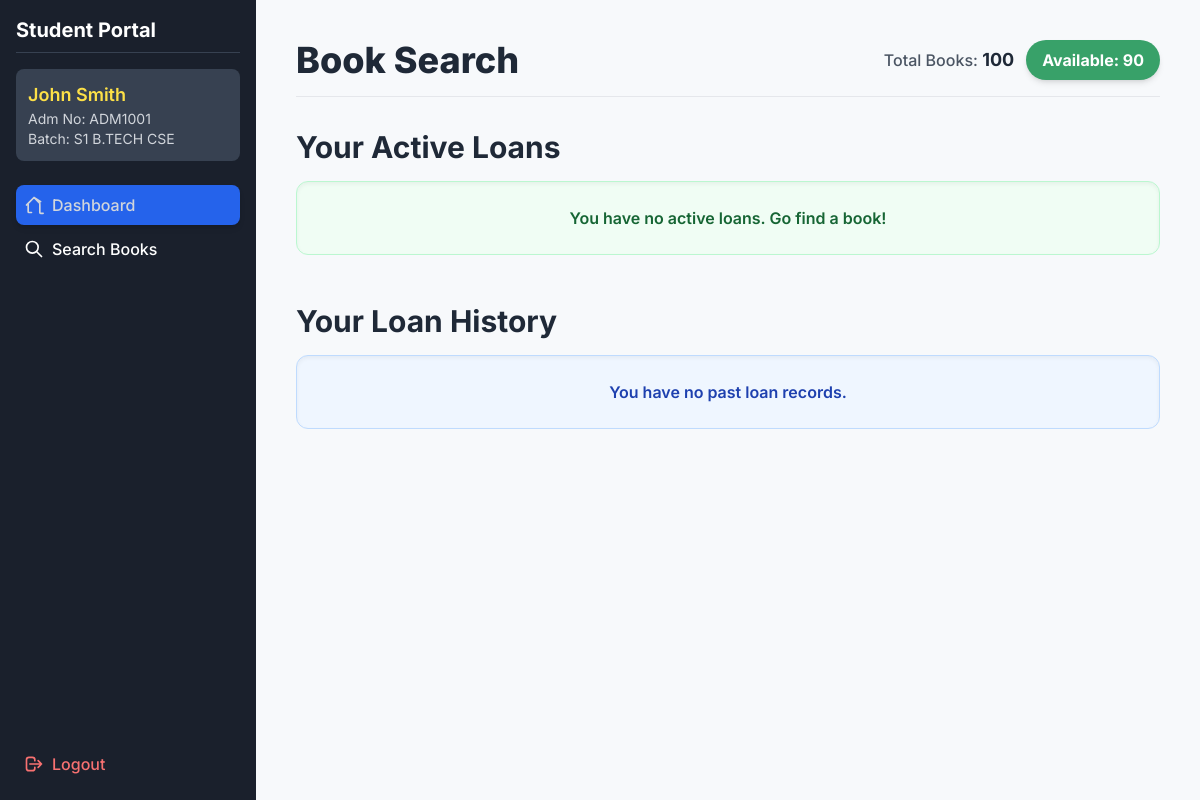
Screenshot of /student_dashboard (signed in) with the database file from the repository.
### tables this page shows
CREATE TABLE students (
                            id INTEGER PRIMARY KEY AUTOINCREMENT,
                            admission_no TEXT UNIQUE NOT NULL,
                            name TEXT NOT NULL,
                            batch TEXT NOT NULL
                        );

### app.py (the view)
@app.route('/student_dashboard')
@student_login_required
def student_dashboard():
    student_adm_no = session.get('student_adm_no')
    with get_connection() as conn:
        student_record = conn.execute("SELECT id, name, batch FROM students WHERE admission_no=?", (student_adm_no,)).fetchone()
        if not student_record:
            flash("Could not find your student profile.", "danger")
            return redirect(url_for('student_logout'))
        student_id = student_record['id']
        active_loans = conn.execute("""
            SELECT t.id, t.issue_date, t.due_date,
                   COALESCE(b.name, '[DELETED BOOK]') AS book_name,
                   COALESCE(b.custom_id, '-') AS custom_id,
                   t.due_date < date('now') AS is_overdue
            FROM transactions t
            LEFT JOIN books b ON t.book_id = b.id
            WHERE t.student_id = ? AND t.return_date IS NULL
            ORDER BY t.due_date ASC
        """, (student_id,)).fetchall()
        loan_history = conn.execute("""
            SELECT t.issue_date, t.return_date, COALESCE(b.name, '[DELETED BOOK]') AS book_name
            FROM transactions t
            LEFT JOIN books b ON t.book_id = b.id
            WHERE t.student_id = ? AND t.return_date IS NOT NULL
            ORDER BY t.return_date DESC
        """, (student_id,)).fetchall()
        book_availability = conn.execute("""
            SELECT SUM(CASE WHEN available = 1 THEN 1 ELSE 0 END) AS available_count,
                   COUNT(id) AS total_count
            FROM books
        """).fetchone()
    return render_template('student_dashboard.html',
                           active_loans=active_loans,
                           loan_history=loan_history, # Pass new history data
                           availability=book_availability,
                           student_info=student_record)

### app.py (called while the page is built)
def get_connection():
    return SQLiteContext(DB_NAME)

def student_login_required(f):
    @wraps(f)
    def decorated_function(*args, **kwargs):
        if not session.get('student_logged_in'):
            flash('Please log in to access the student portal.', 'danger')
            return redirect(url_for('student_login'))
        return f(*args, **kwargs)
    return decorated_function

@app.context_processor
def inject_pending_count():
    with get_connection() as conn:
        try:
            count = conn.execute("SELECT COUNT(id) FROM students_auth WHERE is_approved = 0").fetchone()[0]
            return dict(pending_count=count)
        except:
            return dict(pending_count=0)

    def __enter__(self):
        self.conn = sqlite3.connect(self.db_name)
        self.conn.row_factory = sqlite3.Row
        self.conn.execute('PRAGMA foreign_keys = ON;')
        return self.conn

    def __exit__(self, exc_type, exc_val, exc_tb):
        if exc_type is None and self.conn:
            self.conn.commit()
        if self.conn:
            self.conn.close()
        return False

### templates/student_dashboard.html (shortened to what this page needs)
<!DOCTYPE html>
<html lang="en">
<head>
    <script src="https://cdn.tailwindcss.com"></script>
</head>
<body class="min-h-screen">
    <div class="md:flex">
        <div class="sidebar w-full md:w-64 p-4 flex-shrink-0 md:flex md:flex-col md:h-screen md:sticky md:top-0">
            <div class="flex-grow">
                <h2 class="text-xl font-bold text-white mb-4 border-b border-gray-700 pb-2">Student Portal</h2>
                {% if student_info %}
                <div class="text-gray-300 mb-6 p-3 bg-gray-700 rounded-lg">
                    <p class="font-semibold text-lg text-yellow-300">{{ student_info.name }}</p>
                    <p class="text-sm">Adm No: {{ session.student_adm_no }}</p>
                    <p class="text-sm">Batch: {{ student_info.batch }}</p>
                </div>
                {% endif %}
                <nav class="flex flex-col space-y-1">
                    <a href="{{ url_for('student_dashboard') }}" class="nav-link-active flex items-center p-2 rounded-lg bg-blue-600 text-gray-300 font-medium  shadow-md">
                        <svg class="w-5 h-5 mr-2" fill="none" stroke="currentColor" viewBox="0 0 24 24"><path stroke-linecap="round" stroke-linejoin="round" stroke-width="2" d="M3 12l2-2m0 0l7-7 7 7M5 10v10a1 1 0 001 1h3m10-10v10a1 1 0 001 1h3m-3-14L12 3l-7 7"></path></svg>
                        Dashboard
                    </a>
                    <a href="{{ url_for('student_search_books') }}" class="nav-link flex items-center p-2 rounded-lg text-white font-medium">
                        <svg class="w-5 h-5 mr-2" fill="none" stroke="currentColor" viewBox="0 0 24 24"><path stroke-linecap="round" stroke-linejoin="round" stroke-width="2" d="M21 21l-6-6m2-5a7 7 0 11-14 0 7 7 0 0114 0z"></path></svg>
                        Search Books
                    </a>
                </nav>
            </div>
            <div class="flex-shrink-0">
                <a href="{{ url_for('student_logout') }}" class="nav-link flex items-center p-2 rounded-lg text-red-400 font-medium">
                    <svg class="w-5 h-5 mr-2" fill="none" stroke="currentColor" viewBox="0 0 24 24"><path stroke-linecap="round" stroke-linejoin="round" stroke-width="2" d="M17 16l4-4m0 0l-4-4m4 4H7m6 4v1a3 3 0 01-3 3H6a3 3 0 01-3-3V7a3 3 0 013-3h4a3 3 0 013 3v1"></path></svg>
                    Logout
                </a>
            </div>
        </div>
        <div class="flex-grow p-10">
            <header class="mb-6 md:mb-8 flex flex-col md:flex-row justify-between items-start md:items-center pb-4 border-b border-gray-200">
                <h1 class="text-3xl sm:text-4xl font-extrabold text-gray-800 mb-2 md:mb-0">Book Search</h1>
                {% if availability %}
                <div class="flex flex-wrap gap-3 items-center">
                    <span class="text-gray-600 font-medium">Total Books: <span class="text-lg font-bold text-gray-800">{{ availability.total_count }}</span></span>
                    <span class="px-4 py-2 rounded-full status-badge-available text-base font-bold shadow-md">Available: {{ availability.available_count }}</span>
                </div>
                {% endif %}
            </header>
            <div class="mt-8">
                <h2 class="text-3xl font-bold text-gray-800 mb-4">Your Active Loans</h2>
                {% if active_loans %}
                    <div class="overflow-x-auto bg-white rounded-xl shadow-lg">
                        <table class="min-w-full divide-y divide-gray-200">
                            <thead class="bg-gray-50">
                                <tr>
                                    <th class="px-6 py-3 text-left text-xs font-bold text-gray-600 uppercase tracking-wider">Title</th>
                                    <th class="px-6 py-3 text-left text-xs font-bold text-gray-600 uppercase tracking-wider">Issue Date</th>
                                    <th class="px-6 py-3 text-left text-xs font-bold text-gray-600 uppercase tracking-wider">Due Date</th>
                                    <th class="px-6 py-3 text-center text-xs font-bold text-gray-600 uppercase tracking-wider">Status</th>
                                </tr>
                            </thead>
                            <tbody class="bg-white divide-y divide-gray-200">
                                {% for loan in active_loans %}
                                <tr class="hover:bg-gray-50 transition">
                                    <td class="px-6 py-4 text-sm font-semibold text-gray-900">{{ loan.book_name }}</td>
                                    <td class="px-6 py-4 whitespace-nowrap text-sm text-gray-500">{{ loan.issue_date | dateformat }}</td>
                                    <td class="px-6 py-4 whitespace-nowrap text-sm {{ 'overdue-text' if loan.is_overdue else 'text-gray-500' }}">{{ loan.due_date | dateformat }}</td>
                                    <td class="px-6 py-4 whitespace-nowrap text-center text-sm">
                                        {% if loan.is_overdue %}
                                            <span class="px-3 py-1 inline-flex text-xs leading-5 font-semibold rounded-full bg-red-100 text-red-800">OVERDUE</span>
                                        {% else %}
                                            <span class="px-3 py-1 inline-flex text-xs leading-5 font-semibold rounded-full bg-green-100 text-green-800">On Loan</span>
                                        {% endif %}
                                    </td>
                                </tr>
                                {% endfor %}
                            </tbody>
                        </table>
                    </div>
                {% else %}
                    <div class="p-6 bg-green-50 border border-green-200 text-green-800 rounded-xl text-center shadow-inner">
                        <p class="font-semibold">You have no active loans. Go find a book!</p>
                    </div>
                {% endif %}
            </div>
            <div class="mt-12">
                <h2 class="text-3xl font-bold text-gray-800 mb-4">Your Loan History</h2>
                 {% if loan_history %}
                    <div class="overflow-x-auto bg-white rounded-xl shadow-lg">
                        <table class="min-w-full divide-y divide-gray-200">
                            <thead class="bg-gray-50">
                                <tr>
                                    <th class="px-6 py-3 text-left text-xs font-bold text-gray-600 uppercase tracking-wider">Title</th>
                                    <th class="px-6 py-3 text-left text-xs font-bold text-gray-600 uppercase tracking-wider">Issue Date</th>
                                    <th class="px-6 py-3 text-left text-xs font-bold text-gray-600 uppercase tracking-wider">Return Date</th>
                                </tr>
                            </thead>
                            <tbody class="bg-white divide-y divide-gray-200">
                                {% for loan in loan_history %}
                                <tr class="hover:bg-gray-50 transition">
                                    <td class="px-6 py-4 text-sm font-semibold text-gray-700">{{ loan.book_name }}</td>
                                    <td class="px-6 py-4 whitespace-nowrap text-sm text-gray-500">{{ loan.issue_date | dateformat }}</td>
                                    <td class="px-6 py-4 whitespace-nowrap text-sm text-gray-500">{{ loan.return_date | dateformat }}</td>
                                </tr>
                                {% endfor %}
                            </tbody>
                        </table>
                    </div>
                {% else %}
                    <div class="p-6 bg-blue-50 border border-blue-200 text-blue-800 rounded-xl text-center shadow-inner">
                        <p class="font-semibold">You have no past loan records.</p>
                    </div>
                {% endif %}
            </div>
        </div>
    </div>
</body>
</html>

### templates/student_dashboard.html (style rules this page uses)
body { font-family: 'Inter', sans-serif; background-color: #f7f9fb; }
.sidebar { background-color: #1a202c; }
.nav-link { transition: background-color 0.2s; }
.nav-link:hover, .nav-link-active { background-color: #2d3748; }
.status-badge-available { background-color: #38a169; color: white; }

### rows the page displays
students: name "John Smith", student_adm_no "ADM1001", batch "S1 B.TECH CSE"

### other values shown
{{ availability.total_count }} "100"
{{ availability.available_count }} "90"
